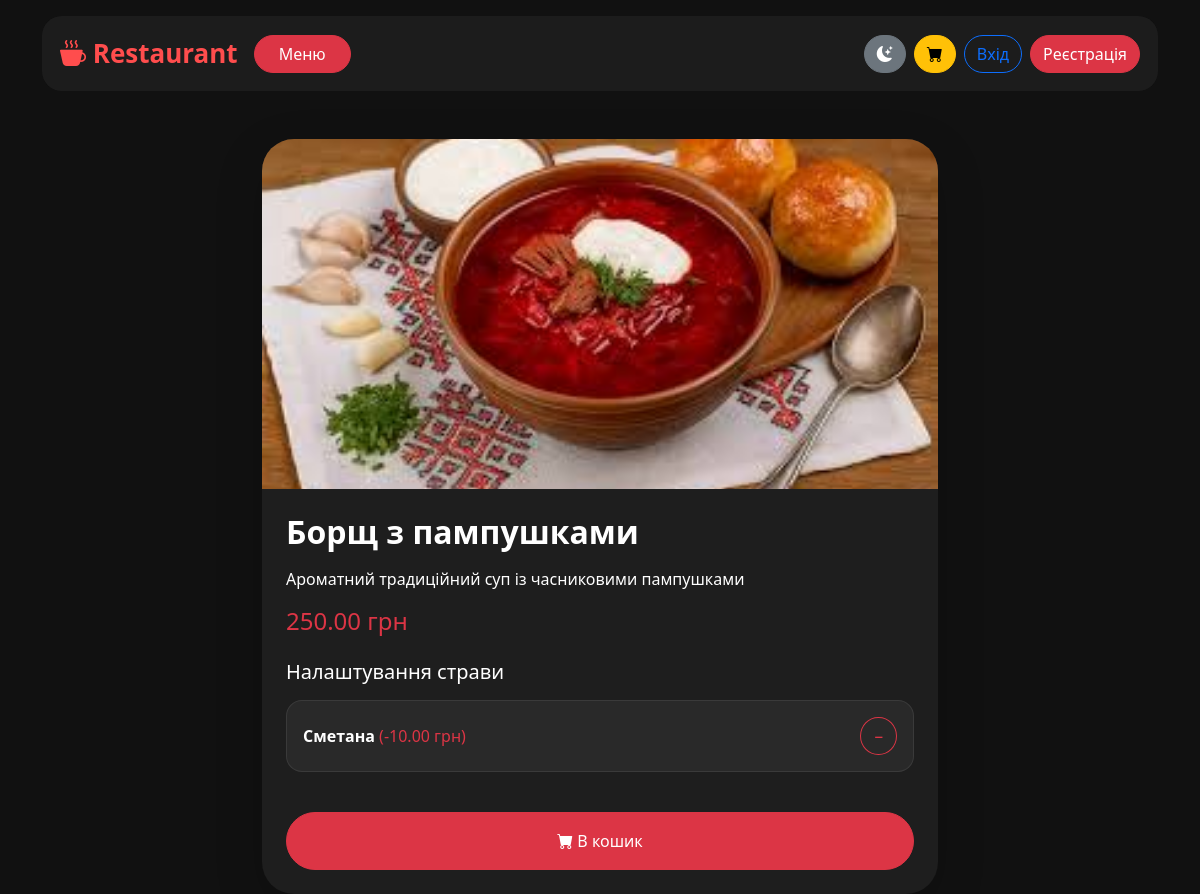
Page /dish/1/ on the committed database.
### restaurant/models.py (models this page shows, shortened)
class Dish(models.Model):
    name = models.CharField(max_length=100)
    description = models.TextField()
    price = models.DecimalField(max_digits=6, decimal_places=2)
    category = models.ForeignKey(Category, on_delete=models.CASCADE, related_name='dishes')
    likes = models.ManyToManyField(settings.AUTH_USER_MODEL, blank=True, related_name='liked_dishes')
    image = models.ImageField(upload_to='dishes/', null=True, blank=True)
    ingredients = models.ManyToManyField(Ingredient, blank=True)

class Ingredient(models.Model):
    name = models.CharField(max_length=100)
    price = models.DecimalField(max_digits=5, decimal_places=2, default=0)

### restaurant/views.py (the view)
# urls.py: path('dish/<int:dish_id>/', views.dish_detail, name='dish_detail'),
def dish_detail(request, dish_id):
    dish = get_object_or_404(Dish, id=dish_id)
    ingredients = dish.ingredients.all()
    return render(request, 'dish_detail.html', {
        'dish': dish,
        'ingredients': ingredients
    })

### templates/dish_detail.html (shortened to what this page needs)
{% extends 'base.html' %}
{% block content %}
<div class="container mt-5" style="max-width:700px;">
    <div class="card border-0 shadow-lg overflow-hidden rounded-5">
        {% if dish.image %}
            <img src="{{ dish.image.url }}"
                 class="img-fluid"
                 style="height:350px; object-fit:cover;">
        {% endif %}
        <div class="p-4">
            <h2 class="fw-bold">{{ dish.name }}</h2>
            <p class="mt-3">{{ dish.description }}</p>
            <h4 class="text-danger mb-4">
                {{ dish.price }} грн
            </h4>
            <form method="post"
                  action="{% url 'add_to_cart' dish.id %}">
                <h5 class="mb-3">
                    Налаштування страви
                </h5>
                <div class="mt-3">
                    {% for ing in ingredients %}
                        <div class="ingredient-item d-flex justify-content-between align-items-center mb-3 p-3 rounded-4">
                            <div>
                                <strong>{{ ing.name }}</strong>
                                {% if ing.price > 0 %}
                                    <span class="text-danger">
                                        (-{{ ing.price }} грн)
                                    </span>
                                {% endif %}
                            </div>
                            <div>
                                <button type="button"
                                        class="btn btn-outline-danger rounded-circle ingredient-btn"
                                        data-target="ing{{ forloop.counter }}">
                                    −
                                </button>
                            </div>
                        </div>
                    {% endfor %}
                </div>
                <button type="submit"
                        class="btn btn-danger w-100 mt-4 rounded-pill py-3">
                    <i class="bi bi-cart-fill"></i>
                    В кошик
                </button>
            </form>
        </div>
    </div>
</div>
{% endblock %}

### templates/base.html (style rules this page uses)
body.dark { background: #111; color: white; }
body.dark .card { background: #1e1e1e; color: white; }
.ingredient-item { background: rgba(255,255,255,0.05); border: 1px solid rgba(255,255,255,0.08); }

### rows in the picture
Dish: image (picture), name "Борщ з пампушками", description "Ароматний традиційний суп із часниковими пампушками", price "250.00"
Ingredient: name "Сметана", price "10.00"
